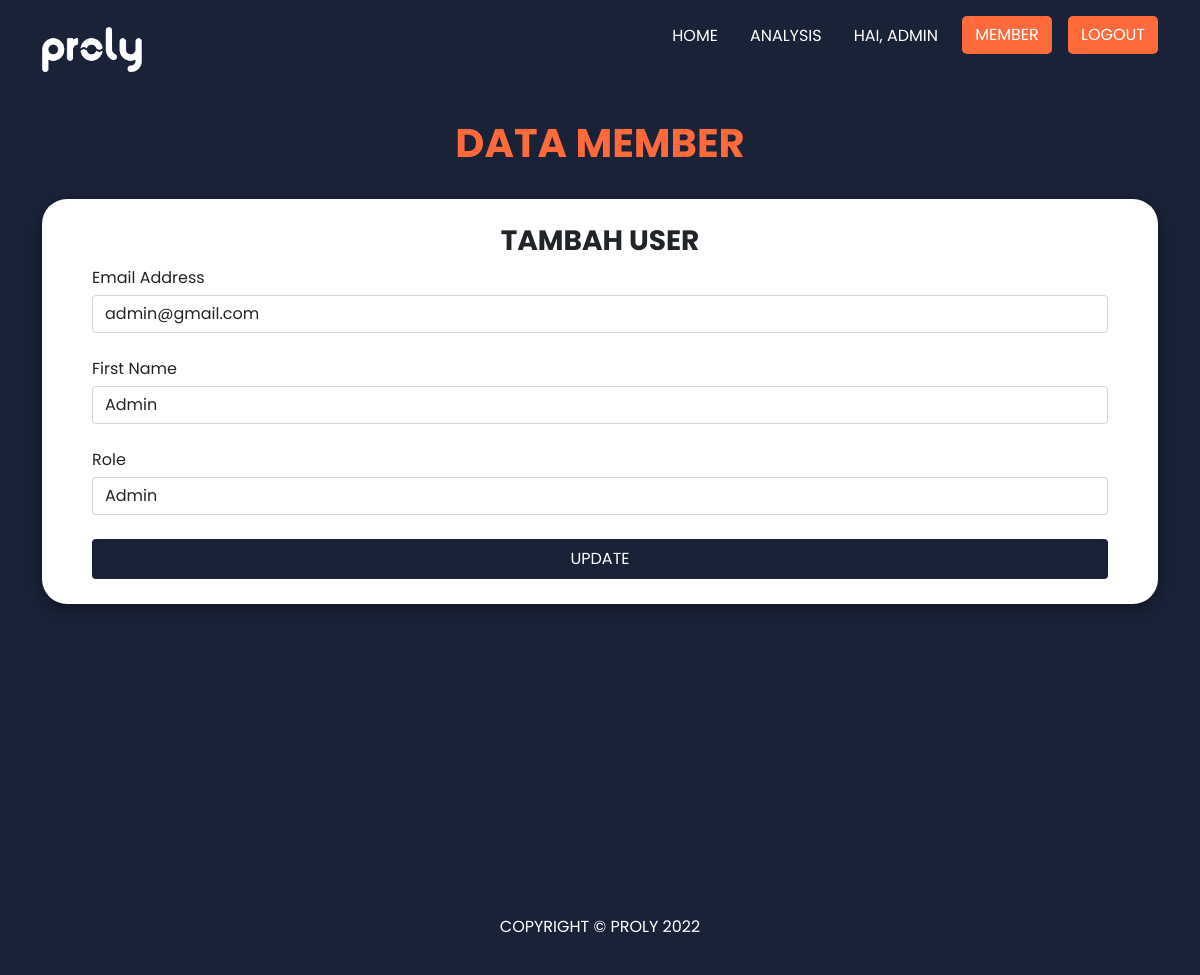
The app's page /form-update/1 (signed in) with its own data.
### website/models.py (models this page shows)
class User(db.Model, UserMixin):
    id = db.Column(db.Integer, primary_key=True)
    email = db.Column(db.String(150), unique=True)
    password = db.Column(db.String(150))
    first_name = db.Column(db.String(150))
    role = db.Column(db.String(150))
    visit = db.relationship('Visit')

### website/views.py (the view)
@views.route('/form-update/<int:id>')
def updateForm(id):
    user_update = User.query.filter_by(id=id).first()
    print(user_update)
    return render_template("form-update.html", user=current_user, data=user_update)

### website/__init__.py (called while the page is built)
def create_app():
    app = Flask(__name__)
    app.config['SECRET_KEY'] = 'qwertyuiop' #Inisiasi secret key -> Secret key bebas
    app.config['SQLALCHEMY_DATABASE_URI'] = f'sqlite:///{DB_NAME}'
    db.init_app(app)
    from .views import views
    from .auth import auth
    app.register_blueprint(views, url_prefix='/')
    app.register_blueprint(auth, url_prefix='/')
    from .models import User, Visit
    create_database(app)
    login_manager = LoginManager()
    login_manager.login_view = 'auth.login'
    login_manager.init_app(app)
    @login_manager.user_loader
    def load_user(id):
        return User.query.get(int(id))
    return app

### website/templates/form-update.html (shortened to what this page needs)
{% extends 'base.html' %} {% block title %}Data Member{% endblock %} {% block
content %}
<br />
<div class="container">
  <h1 class="fw-bolder text-center text-tertiary">DATA MEMBER</h1>
  <br />
  <div class="box-form">
    <form method="POST" action="/form-update" class="form-prevent">
      <h3 align="center" class="fw-bolder">TAMBAH USER</h3>
      <div class="form-group">
        <label for="email">Email Address</label>
        <input
          type="email"
          class="form-control"
          id="email"
          name="email"
          placeholder="Enter Email"
          value="{{ data.email }}"
        />
      </div>
      <br />
      <div class="form-group">
        <label for="firstName">First Name</label>
        <input
          type="text"
          class="form-control"
          id="firstName"
          name="firstName"
          placeholder="Enter First Name"
          value="{{ data.first_name }}"
        />
      </div>
      <br />
      <div class="form-group">
        <label for="role">Role</label>
        <input
          type="text"
          class="form-control"
          id="role"
          name="role"
          placeholder="Enter First Name"
          value="{{ data.role }}"
        />
      </div>
      <br />
      <button type="submit" class="btn btn-submit button-prevent">
        <div class="hide-text">UPDATE</div>
      </button>
    </form>
  </div>
</div>
{% endblock %}

### website/templates/base.html (shortened to what this page needs)
<!DOCTYPE html>
<html>
  <head>
    <link
      href="https://cdn.jsdelivr.net/npm/bootstrap@5.1.3/dist/css/bootstrap.min.css"
      rel="stylesheet"
    />
    <link
      rel="stylesheet"
      href="https://stackpath.bootstrapcdn.com/font-awesome/4.7.0/css/font-awesome.min.css"
    />
    <link
      rel="stylesheet"
      href="{{ url_for('static', filename='style/base.css') }}"
    />
    <link
      rel="stylesheet"
      href="{{ url_for('static', filename='style/content.css') }}"
    />
  </head>
  <body>
    <nav class="navbar sticky-top navbar-expand-lg p-md-3">
      <div class="container">
        <a href="/" class="navbar-brand fs-2"><img src="{{ url_for('static', filename='img/logo-proly.png') }}" alt=""></a>
        <div class="collapse navbar-collapse" id="navbarNav">
          <div class="navbar-nav">
            <a class="nav-item nav-link" id="home" href="/">HOME</a>
            {% if user.is_authenticated %}
            <a class="nav-item nav-link ms-lg-3" id="analysis" href="/analysis-member">ANALYSIS</a>
            <a class="nav-item nav-link ms-lg-3 text-uppercase" href="/">HAI, {{ user.first_name }}</a>
            {% if user.role == 'Admin' %}
            <a class="nav-item nav-link auth-btn ms-lg-3 text-center" id="admin" href="/admin">MEMBER</a>
            <a class="nav-item nav-link auth-btn ms-lg-3 text-center" id="logout" href="/logout">LOGOUT</a>
            {% else %}
            <a class="nav-item nav-link auth-btn ms-lg-3 text-center" id="logout" href="/logout">LOGOUT</a>
            {% endif %}
            {% elif user == 'signUp' or user == 'login' %}
            <a class="nav-item nav-link ms-lg-3" id="analysis" href="/analysis">ANALYSIS</a>
            {% else %}
            <a class="nav-item nav-link ms-lg-3" id="analysis" href="/analysis">ANALYSIS</a>
            <a class="nav-item nav-link auth-btn ms-lg-3 text-center" id="login" href="/login">LOGIN</a>
            <a class="nav-item nav-link auth-btn ms-lg-3 text-center" id="signUp" href="/sign-up">SIGN UP</a>
            {% endif %}
          </div>
        </div>
      </div>
    </nav>
    <div class="container-fluid content pb-5">
      {% block content %} {% endblock %}</div>
    <footer class="container-fluid">
      <p class="text-center">COPYRIGHT &copy; PROLY 2022</p>
    </footer>
  </body>
</html>

### website/static/style/base.css (style rules this page uses)
* { box-sizing: border-box; font-family: "Poppins", sans-serif; }
:root { --primary-color: #1a2238; --secondary-color: #9daaf2; --tertiary-color: #ff6a3d; --quadrant-color: #f4db7d; --neutral-color: #ffffff; }
.content { min-height: 650px; }
.navbar { background-color: var(--primary-color); color: var(--neutral-color); }
.navbar a { text-decoration: none; color: var(--neutral-color); }
.auth-btn { background-color: var(--tertiary-color); border-radius: 5px; padding: 5px 0px; border: 2px solid var(--tertiary-color); }
.navbar-brand img { width: 100px; }
footer { color: var(--neutral-color); background-color: var(--primary-color); padding: 20px 0px; }
@media only screen and (min-device-width: 320px) and (max-device-width: 990px) { .auth-btn { margin-bottom: 25px; width: 100px; text-align: center; } }

### website/static/style/content.css (style rules this page uses)
* { box-sizing: border-box; font-family: "Poppins", sans-serif; }
:root { --primary-color: #1a2238; --secondary-color: #9daaf2; --tertiary-color: #ff6a3d; --quadrant-color: #f4db7d; --neutral-color: #ffffff; }
.content { background-color: var(--primary-color); min-height: 800px; }
.text-tertiary { color: var(--tertiary-color); }
.box-form { background-color: var(--neutral-color); padding: 25px 50px; border-radius: 25px; box-shadow: 0 4px 8px 0 rgba(0, 0, 0, 0.2), 0 6px 20px 0 rgba(0, 0, 0, 0.19); }
.btn-submit { width: 100%; background-color: var(--primary-color); border: 2px solid var(--primary-color); color: var(--neutral-color); }
form label { padding-bottom: 5px; }
.auth-btn { background-color: var(--tertiary-color); border-radius: 5px; padding: 5px 0px; border: 2px solid var(--tertiary-color); width: 90px; }

### records on screen
User: first_name "ADMIN", email "admin@gmail.com", firstName "Admin", role "Admin"
